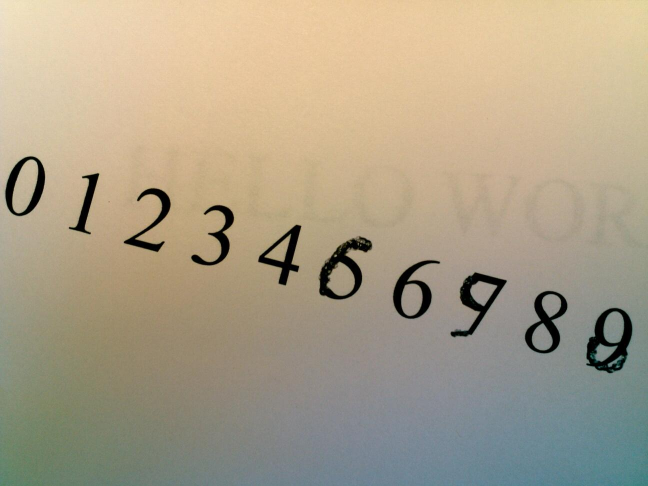
%> input picture server/received.jpg, 1296 x 972 px (shown at 1/2 size)
$ octave --eval "result = segmentChar(imread('received.jpg'));"   (GNU Octave 9; MATLAB toolbox functions it lacks are replaced by stand-ins)
%> lines starting %> are read from the running program, lines starting %| are printed output that depends on the picture; in (x1, y1, x2, y2) boxes, pixels count from 0 and x2, y2 are one past the last pixel; in counts of white or black regions, pixels touching at a corner belong together; the program's own positions count from 1
% Spring 2012, 18-551 Project
% Segmentation script


function [charsBW charsGray] = segmentChar(img)
imgray = img;
%> imgray is the input picture: size 972x1296x3 uint8; mean R, G, B 171.2, 159.9, 137.1
imgbin = ~im2bw(imgray);
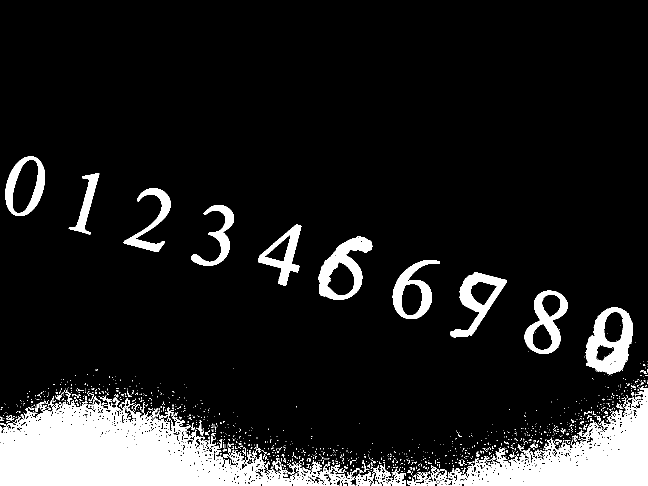
%> imgbin: size 972x1296 logical (shown at 1/2 size); 11.7% white; 1232 white regions (1125 under 20 px)

[image num] = bwlabel(imgbin);
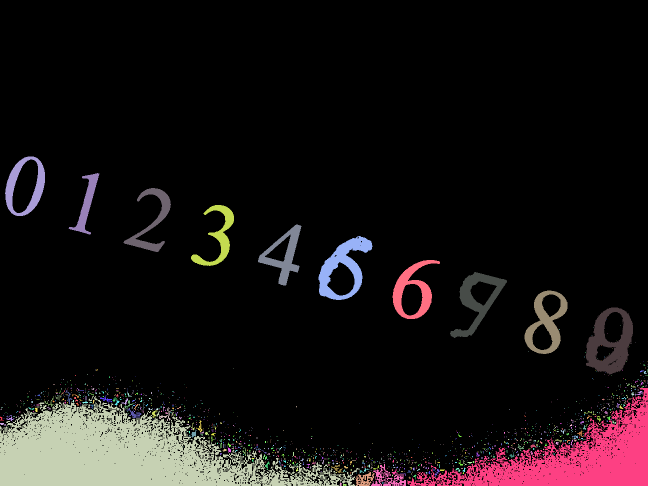
%> image: size 972x1296 double (shown at 1/2 size); 1233 distinct labels, from 0 to 1232; one colour per label, 0 black
%> num = 1232
stats = regionprops(image, 'BoundingBox');
%> stats = 1232 regions; largest, box (x1, y1, x2, y2): (0, 792, 720, 972), (815, 775, 1296, 972), (900, 544, 1014, 676), (637, 472, 745, 600), (1171, 615, 1266, 749)
imgray = histeq(imgray); % For grayscale
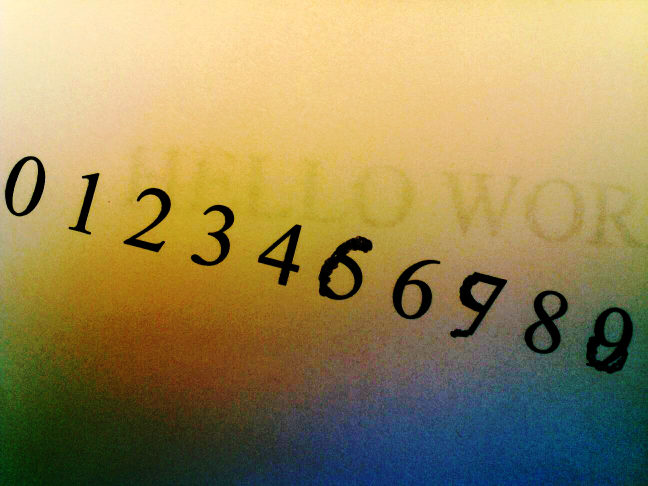
%> imgray: size 972x1296x3 uint8 (shown at 1/2 size); mean R, G, B 153.7, 137.4, 89.3

charsBW = {};
charsGray = {};
charCnt = 0;
for i = 1:num
    charCnt = charCnt + 1;
    charsBW{charCnt} = ~imcrop(imgbin, stats(i).BoundingBox);
    charsGray{charCnt} = imcrop(imgray, stats(i).BoundingBox);
end
%> after the loop, charCnt = 1232; charsBW = 1232 items; charsGray = 1232 items

areas = zeros(length(charsBW), 1);
for i = 1:length(charsBW)
    [a b] = size(charsBW{i});
    areas(i) = a*b;
end
%> this loop made 1232 passes
%> (a, b) on passes 1 to 3: (9, 9), (6, 14), (180, 721)
%> after the loop, areas = 1232 values, max 129780 at index 3, min 2 at index 1228, mean 300.6

% Return the maximum char
% Since this is a segmented image, it should be just the char
[maxVal maxIndex] = max(areas);
%> maxVal = 129780; maxIndex = 3
charsBW = charsBW{maxIndex};
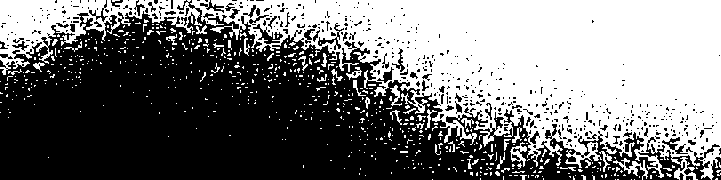
%> charsBW: size 180x721 logical; 46.9% white; 638 white regions (600 under 20 px), largest, box (x1, y1, x2, y2) and area: (0, 0, 721, 180) 56463, (613, 158, 648, 180) 221, (510, 142, 527, 167) 164
charsGray = charsGray{maxIndex};
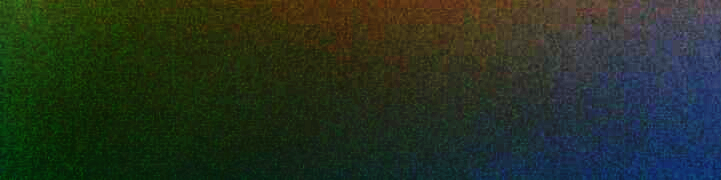
%> charsGray: size 180x721x3 uint8; mean R, G, B 36.9, 49.2, 34.7
charsBW = imresize(charsBW, [128 128]);
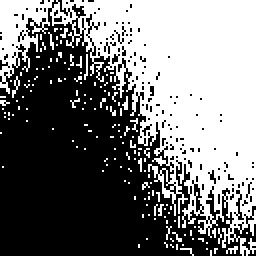
%> charsBW: size 128x128 logical (shown 2 times larger); 46.7% white; 156 white regions (155 under 20 px), largest, box (x1, y1, x2, y2) and area: (0, 0, 128, 128) 7193
charsGray = imresize(charsGray, [128 128]);
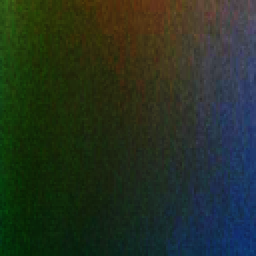
%> charsGray: size 128x128x3 uint8 (shown 2 times larger); mean R, G, B 36.9, 49.2, 34.7
end

$ run again, on server/sent.jpg
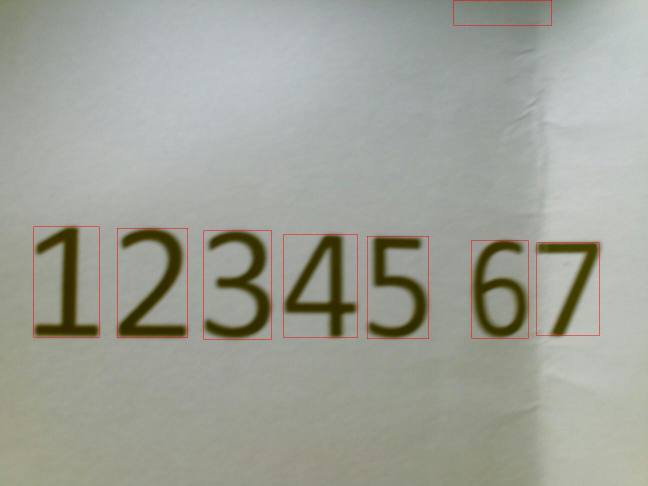
%> input picture server/sent.jpg, 1296 x 972 px (shown at 1/2 size)
%> in segmentChar, imgray is the input picture: size 972x1296x3 uint8; mean R, G, B 159.2, 161.3, 151.8
%> imgbin: size 972x1296 logical; 7% white; 34 white regions (25 under 20 px)
%> in segmentChar, `[image num] = bwlabel(imgbin);`:
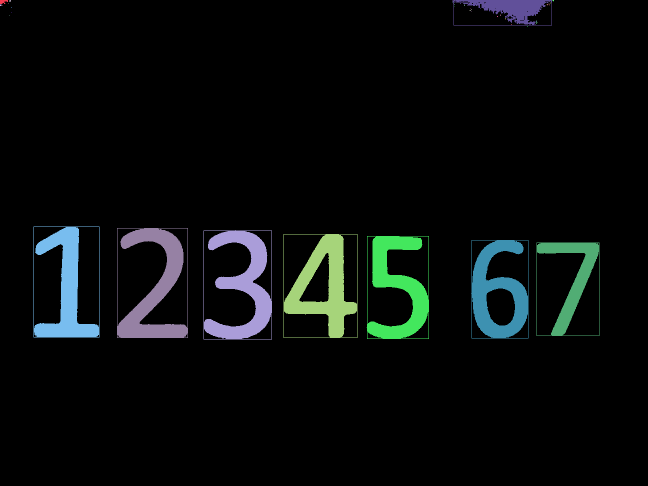
%> image: size 972x1296 double (shown at 1/2 size); 35 distinct labels, from 0 to 34; one colour per label, 0 black
%> num = 34
%> stats = 34 regions; largest, box (x1, y1, x2, y2): (234, 456, 376, 676), (567, 468, 715, 676), (407, 460, 544, 679), (67, 453, 199, 675), (733, 472, 858, 678)
%> the loop in segmentChar, `for i = 1:num` made 34 passes
%> after the loop in segmentChar, `for i = 1:num`: charsBW = 34 items
%> the loop in segmentChar, `for i = 1:length(charsBW)` made 34 passes
%> (a, b) on passes 1 to 8: (9, 17), (4, 6), (2, 2), (4, 5), (2, 2), (2, 3), (2, 2), (223, 133)
%> after the loop in segmentChar, `for i = 1:length(charsBW)`: areas = 34 values, max 31603 at index 9, min 4 at index 3, mean 6074.3
%> maxVal = 31603; maxIndex = 9
%> in segmentChar, `charsGray = imresize(charsGray, [128 128]);`:
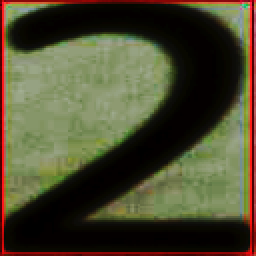
%> charsGray: size 128x128x3 uint8 (shown 2 times larger); mean R, G, B 77, 74.4, 48.4
